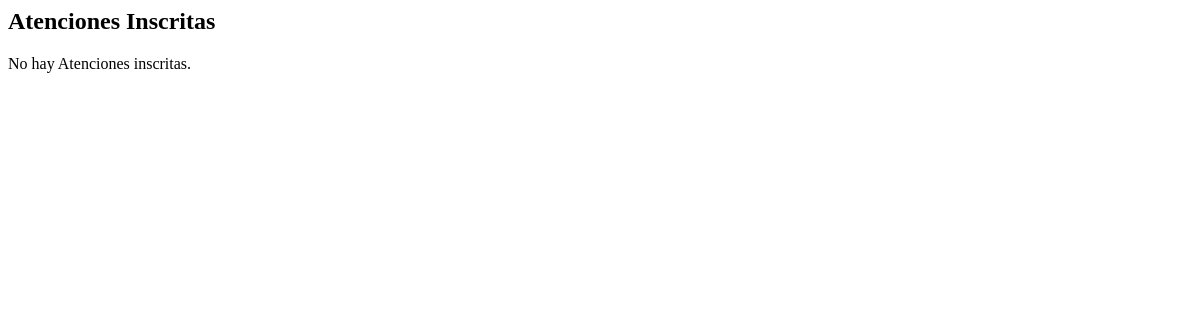
/adm_atenciones/, run on an earlier commit of the app's database.
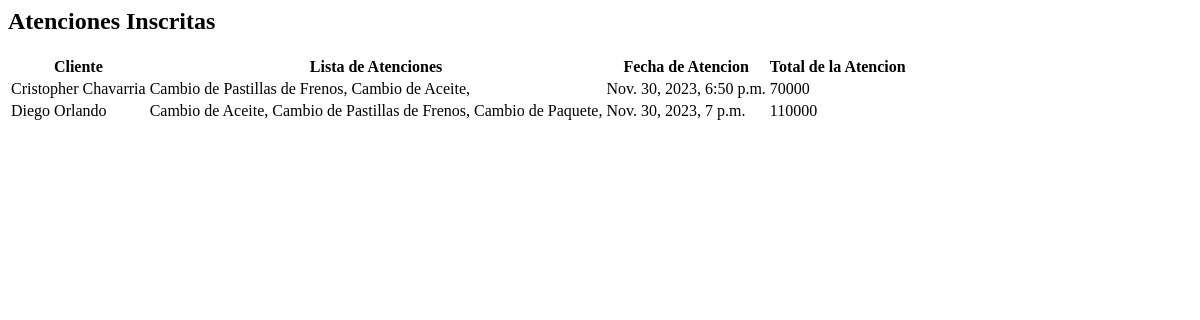
And on a later commit of the database.
### myapp/models.py (models this page shows, shortened)
class Atencion(models.Model):
    ate_id = models.AutoField(primary_key=True)
    ate_list = models.CharField(max_length=250, null=False, default=None)
    ate_date = models.DateTimeField(unique_for_date=True)
    ate_prec = models.IntegerField(null=False, default=None)
    userProfile = models.ForeignKey(UserProfile, on_delete=models.CASCADE, default=None)
    class Meta:
        unique_together = ['ate_date']

class UserProfile(models.Model):
    user_id = models.AutoField(primary_key=True)
    user_name = models.CharField(max_length=15, null=False)
    user_lastname = models.CharField(max_length=20, null=False)
    user_password = models.CharField(max_length=20, null=False, default="admin")
    user_mail = models.EmailField(null=False)
    user_fono = models.IntegerField(null=False)
    rol = models.ForeignKey(Rol, on_delete=models.CASCADE)

### myapp/views.py (the view)
# urls.py: path('adm_atenciones/', views.adm_atenciones, name='adm_atenciones'),
def adm_atenciones(request):
    users = UserProfile.objects.all()
    atenciones = Atencion.objects.all()
    vehiculo = Vehiculo.objects.all()
    return render(request, 'admin/adm_atenciones.html', {'vehiculo': vehiculo, 'users': users , 'atenciones': atenciones})

### myapp/context_processor.py (called while the page is built)
def totalCarrito(request):
    total = 0
    if "carrito" in request.session.keys():
        for key, value in request.session["carrito"].items():
            total += (value["acumulado"])
    return {"totalCarrito": total}

### myapp/templates/admin/adm_atenciones.html
<h2>Atenciones Inscritas</h2>
{% if atenciones %}
  <table class="atencion-table">
    <thead>
      <tr>
        <th class="table-header">Cliente</th>
        <th class="table-header">Lista de Atenciones</th>
        <th class="table-header">Fecha de Atencion</th>
        <th class="table-header">Total de la Atencion</th>
      </tr>
    </thead>
    <tbody>
      {% for atencion in atenciones %}
        <tr>
          <td>{{ atencion.userProfile.user_name }} {{ atencion.userProfile.user_lastname }}</td>
          <td>{{ atencion.ate_list }}</td>
          <td>{{ atencion.ate_date }}</td>
          <td>{{ atencion.ate_prec }}</td>
        </tr>
      {% endfor %}
    </tbody>
  </table>
{% else %}
  <p class="no-atencion">No hay Atenciones inscritas.</p>
{% endif %}

What changed in the data, as far as the page shows it:
added Atencion: userProfile.user_name "Cristopher", userProfile.user_lastname "Chavarria", ate_list "Cambio de Pastillas de Frenos, Cambio de Aceite,", ate_date "Nov. 30, 2023, 6:50 p.m.", ate_prec "70000"
added Atencion: userProfile.user_name "Diego", userProfile.user_lastname "Orlando", ate_list "Cambio de Aceite, Cambio de Pastillas de Frenos, Cambio de Paquete,", ate_date "Nov. 30, 2023, 7 p.m.", ate_prec "110000"
Also different on the page:
text no longer shown: "No hay Atenciones inscritas."
text now shown: "Cliente Lista de Atenciones Fecha de Atencion Total de la Atencion"
